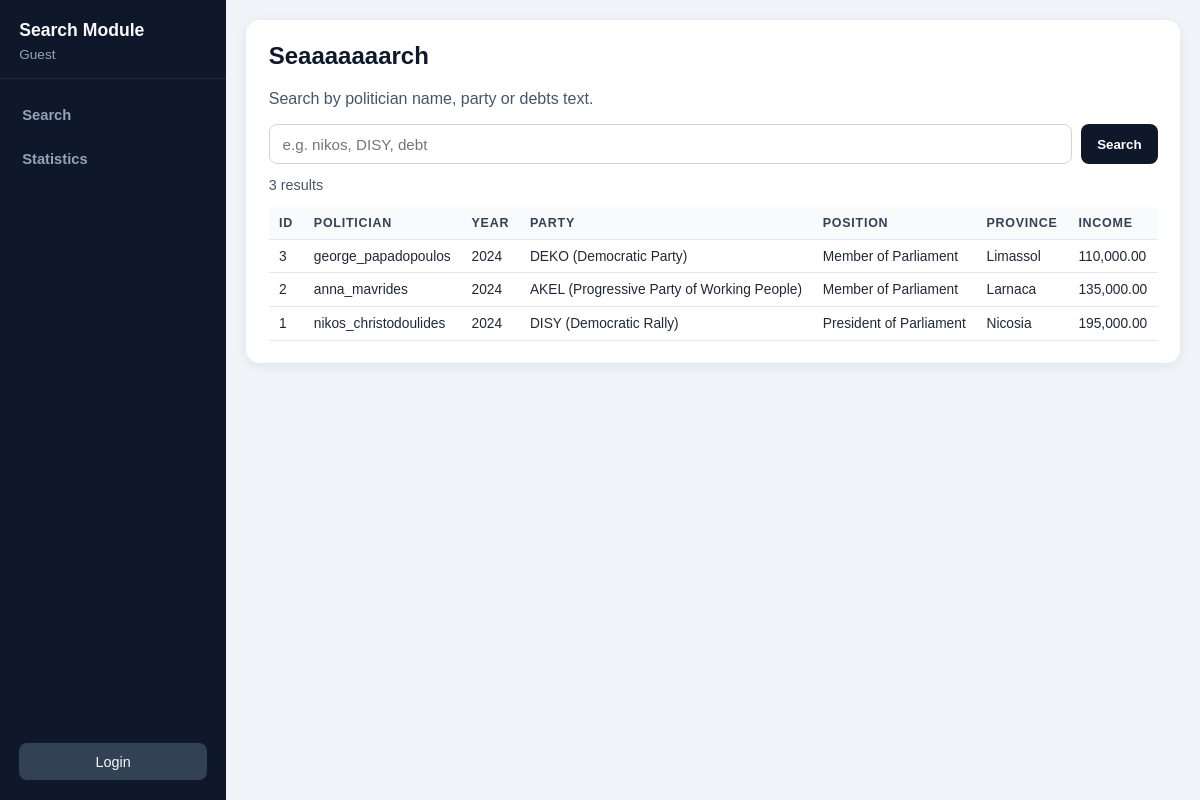
Before: /modules/search/search.php with the older database file.
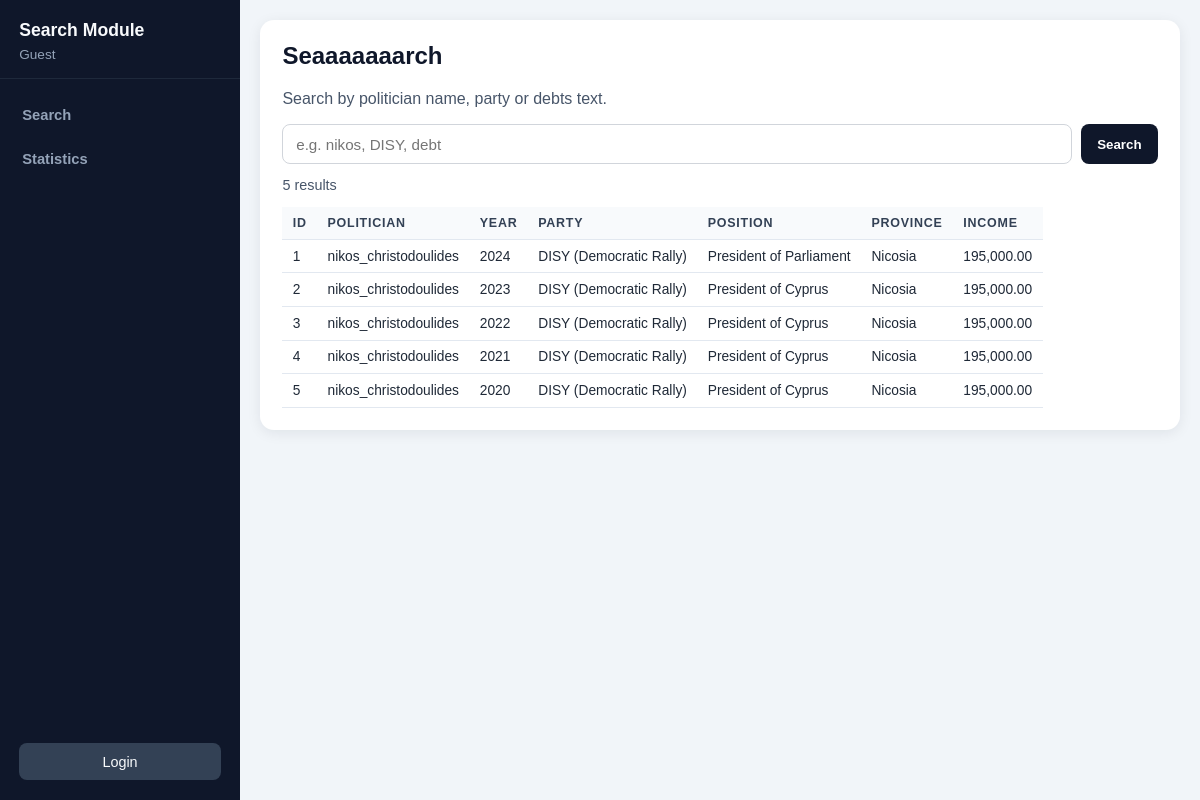
After: the same page with the newer database file.
### tables this page shows
CREATE TABLE declarations (
    id INT AUTO_INCREMENT PRIMARY KEY,
    user_id INT NOT NULL,
    declaration_year YEAR NOT NULL,
    party VARCHAR(255) NOT NULL,
    position VARCHAR(255) NOT NULL,
    province VARCHAR(255) NOT NULL,
    properties TEXT,
    vehicles TEXT,
    shares TEXT,
    debts TEXT,
    income DECIMAL(15, 2),
    created_at TIMESTAMP DEFAULT CURRENT_TIMESTAMP,
    FOREIGN KEY (user_id) REFERENCES users (id) ON DELETE CASCADE
);

CREATE TABLE users (
    id INT AUTO_INCREMENT PRIMARY KEY,
    username VARCHAR(255) NOT NULL UNIQUE,
    email VARCHAR(255) NOT NULL UNIQUE,
    password_hash TEXT NOT NULL,
    role ENUM('citizen', 'politician', 'admin') NOT NULL,
    created_at TIMESTAMP DEFAULT CURRENT_TIMESTAMP
);

### modules/search/search.php (the view, shortened to what this page needs)
<?php
require_once __DIR__ . '/../../includes/db.php';
$isLoggedInCitizen = isset($_SESSION['user_id']) && (($_SESSION['role'] ?? '') === 'citizen');
$username = trim((string) ($_SESSION['username'] ?? 'Guest'));
$cssHref = 'style.css';
$loginPath = '../../auth/login.php';
$listPath = '../list.php';
$section = 'search';
$keyword = trim((string) ($_GET['keyword'] ?? ''));
$searchResults = [];
if ($section === 'search') {
    if ($keyword !== '') {
        $kw = '%' . $keyword . '%';
        $stmt = $pdo->prepare(
              "SELECT d.id, u.username, d.declaration_year, d.party, d.position, d.province, d.debts, d.income
             FROM declarations d
             JOIN users u ON u.id = d.user_id
               WHERE u.role = 'politician'
               AND (u.username LIKE :kw
                OR d.party LIKE :kw
                OR d.debts LIKE :kw)
               ORDER BY d.declaration_year DESC, d.id DESC"
        );
        $stmt->execute([':kw' => $kw]);
        $searchResults = $stmt->fetchAll();
    } else {
        $stmt = $pdo->prepare(
            "SELECT d.id, u.username, d.declaration_year, d.party, d.position, d.province, d.debts, d.income
             FROM declarations d
             JOIN users u ON u.id = d.user_id
               WHERE u.role = 'politician'
             ORDER BY d.declaration_year DESC, d.id DESC
             LIMIT 25"
        );
        $stmt->execute();
        $searchResults = $stmt->fetchAll();
    }
}
$stats = [
    'declarations_total' => 0,
    'politicians_total' => 0,
    'parties_total' => 0,
    'income_sum' => 0.0,
    'entries_with_debts' => 0,
];
?>
<!DOCTYPE html>
<html lang="en">
<head>
    <link rel="stylesheet" href="<?= htmlspecialchars($cssHref, ENT_QUOTES, 'UTF-8') ?>">
</head>
<body>
<div class="layout">
    <aside class="sidebar">
        <div class="side-header">
            <h2>Search Module</h2>
            <p><?= htmlspecialchars($username, ENT_QUOTES, 'UTF-8') ?></p>
        </div>
        <nav class="side-nav">
            <a href="<?= htmlspecialchars($listPath, ENT_QUOTES, 'UTF-8') ?>" class="side-link">Search</a>
            <a href="?section=statistics" class="side-link <?= $section === 'statistics' ? 'active' : '' ?>">Statistics</a>
        </nav>
        <?php if ($isLoggedInCitizen): ?>
            <a class="logout-link" href="<?= htmlspecialchars($loginPath === '../auth/login.php' ? '../auth/logout.php' : '../../auth/logout.php', ENT_QUOTES, 'UTF-8') ?>">Logout</a>
        <?php else: ?>
            <a class="logout-link" href="<?= htmlspecialchars($loginPath, ENT_QUOTES, 'UTF-8') ?>">Login</a>
        <?php endif; ?>
    </aside>
    <main class="content">
        <?php if ($section === 'dashboard'): ?>
            <section class="panel">
                <h1>Citizen Dashboard</h1>
                <p>This module gives public users access to search, registration and statistics.</p>
            </section>
            <section class="panel stats-mini">
                <div class="mini-card"><span><?= $stats['declarations_total'] ?></span><small>Total declarations</small></div>
                <div class="mini-card"><span><?= $stats['politicians_total'] ?></span><small>Total politicians</small></div>
                <div class="mini-card"><span><?= $stats['parties_total'] ?></span><small>Total parties</small></div>
                <div class="mini-card"><span><?= number_format($stats['income_sum'], 2) ?></span><small>Total declared income</small></div>
            </section>
        <?php elseif ($section === 'search'): ?>
            <section class="panel">
                <h1>Seaaaaaaarch</h1>
                <p>Search by politician name, party or debts text.</p>
                <form class="search-form" method="GET" action="">
                    <input
                        type="text"
                        name="keyword"
                        placeholder="e.g. nikos, DISY, debt"
                        value="<?= htmlspecialchars($keyword, ENT_QUOTES, 'UTF-8') ?>"
                    >
                    <button type="submit">Search</button>
                </form>
                <p class="result-count">
                    <?= count($searchResults) ?> result<?= count($searchResults) !== 1 ? 's' : '' ?>
                </p>
                <div class="table-wrap">
                    <table class="search-results-table">
                        <thead>
                            <tr>
                                <th>ID</th>
                                <th>Politician</th>
                                <th>Year</th>
                                <th>Party</th>
                                <th>Position</th>
                                <th>Province</th>
                                <th>Income</th>
                            </tr>
                        </thead>
                        <tbody>
                        <?php foreach ($searchResults as $row): ?>
                            <tr>
                                <td><?= (int) $row['id'] ?></td>
                                <td><?= htmlspecialchars((string) $row['username'], ENT_QUOTES, 'UTF-8') ?></td>
                                <td><?= htmlspecialchars((string) $row['declaration_year'], ENT_QUOTES, 'UTF-8') ?></td>
                                <td><?= htmlspecialchars((string) $row['party'], ENT_QUOTES, 'UTF-8') ?></td>
                                <td><?= htmlspecialchars((string) $row['position'], ENT_QUOTES, 'UTF-8') ?></td>
                                <td><?= htmlspecialchars((string) $row['province'], ENT_QUOTES, 'UTF-8') ?></td>
                                <td><?= number_format((float) $row['income'], 2) ?></td>
                            </tr>
                        <?php endforeach; ?>
                        </tbody>
                    </table>
                </div>
            </section>
        <?php endif; ?>
    </main>
</div>
</body>
</html>

### modules/search/style.css (style rules this page uses)
* { box-sizing: border-box; }
body { margin: 0; font-family: Arial, sans-serif; background: #f1f5f9; color: #1f2937; }
.layout { display: flex; min-height: 100vh; }
.sidebar { width: 240px; background: #0f172a; color: #cbd5e1; display: flex; flex-direction: column; padding: 1.25rem 0; }
.side-header { padding: 0 1.2rem 1rem; border-bottom: 1px solid #1e293b; }
.side-header h2 { margin: 0; color: #f8fafc; font-size: 1.1rem; }
.side-header p { margin: 0.4rem 0 0; font-size: 0.85rem; color: #94a3b8; }
.side-nav { padding: 1rem 0; display: grid; gap: 0.25rem; }
.side-link { text-decoration: none; color: #94a3b8; padding: 0.75rem 1.2rem; font-size: 0.92rem; font-weight: 700; border-left: 3px solid transparent; }
.logout-link { margin: auto 1.2rem 0; text-decoration: none; color: #f8fafc; background: #334155; text-align: center; padding: 0.65rem; border-radius: 8px; font-size: 0.9rem; }
.content { flex: 1; padding: 1.25rem; }
.panel { background: #fff; border-radius: 14px; box-shadow: 0 3px 14px rgba(15, 23, 42, 0.08); padding: 1.4rem; margin-bottom: 1rem; }
.panel h1, .panel h2, .panel h3 { margin-top: 0; color: #0f172a; }
.panel p { color: #475569; }
.search-form { margin-top: 0.8rem; display: flex; gap: 0.6rem; }
.search-form input[type="text"] { flex: 1; padding: 0.65rem 0.8rem; border: 1px solid #d1d5db; border-radius: 8px; font-size: 0.95rem; }
.search-form button { border: none; border-radius: 8px; background: #0f172a; color: #fff; padding: 0.65rem 1rem; font-weight: 700; cursor: pointer; }
.result-count { margin-top: 0.8rem; font-size: 0.9rem; color: #64748b; }
.table-wrap { margin-top: 0.8rem; overflow-x: auto; max-width: 100%; }
.search-results-table { width: max-content; min-width: 760px; }
table { width: max-content; border-collapse: collapse; font-size: 0.86rem; }
th, td { padding: 0.55rem 0.65rem; border-bottom: 1px solid #e2e8f0; text-align: left; }
th { background: #f8fafc; color: #334155; font-size: 0.78rem; text-transform: uppercase; letter-spacing: 0.06em; }

Changed rows visible on the page:
shown differently, row unchanged: declarations "President of Parliament": moves up the list
changed declarations id 2: user.username "anna_mavrides" → "nikos_christodoulides"; declaration_year "2024" → "2023"; party "AKEL (Progressive Party of Working People)" → "DISY (Democratic Rally)"; position "Member of Parliament" → "President of Cyprus"; province "Larnaca" → "Nicosia"; income "135,000.00" → "195,000.00"; moves down the list
changed declarations id 3: user.username "george_papadopoulos" → "nikos_christodoulides"; declaration_year "2024" → "2022"; party "DEKO (Democratic Party)" → "DISY (Democratic Rally)"; position "Member of Parliament" → "President of Cyprus"; province "Limassol" → "Nicosia"; income "110,000.00" → "195,000.00"
added declarations: id "4", user.username "nikos_christodoulides", declaration_year "2021", party "DISY (Democratic Rally)", position "President of Cyprus", province "Nicosia", income "195,000.00"
added declarations: id "5", user.username "nikos_christodoulides", declaration_year "2020", party "DISY (Democratic Rally)", position "President of Cyprus", province "Nicosia", income "195,000.00"
Other visible differences:
count($searchResults): "3" → "5"
